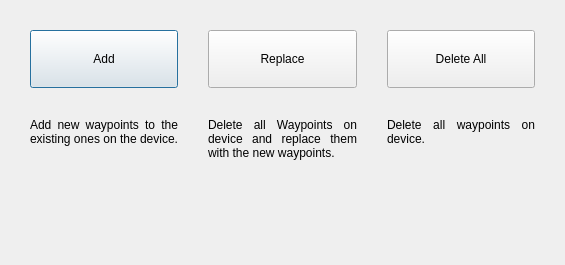
<?xml version="1.0" encoding="UTF-8"?>
<ui version="4.0">
 <class>mode_select_dialog</class>
 <widget class="QDialog" name="mode_select_dialog">
  <property name="windowModality">
   <enum>Qt::WindowModality::ApplicationModal</enum>
  </property>
  <property name="geometry">
   <rect>
    <x>0</x>
    <y>0</y>
    <width>565</width>
    <height>265</height>
   </rect>
  </property>
  <property name="windowTitle">
   <string>Dialog</string>
  </property>
  <property name="styleSheet">
   <string notr="true"/>
  </property>
  <layout class="QGridLayout" name="gridLayout">
   <property name="sizeConstraint">
    <enum>QLayout::SizeConstraint::SetMaximumSize</enum>
   </property>
   <property name="leftMargin">
    <number>30</number>
   </property>
   <property name="topMargin">
    <number>30</number>
   </property>
   <property name="rightMargin">
    <number>30</number>
   </property>
   <property name="bottomMargin">
    <number>30</number>
   </property>
   <property name="spacing">
    <number>30</number>
   </property>
   <item row="1" column="2">
    <widget class="QLabel" name="mode_delete_all_lbl">
     <property name="sizePolicy">
      <sizepolicy hsizetype="Expanding" vsizetype="MinimumExpanding">
       <horstretch>1</horstretch>
       <verstretch>2</verstretch>
      </sizepolicy>
     </property>
     <property name="text">
      <string>Delete all waypoints on device.</string>
     </property>
     <property name="alignment">
      <set>Qt::AlignmentFlag::AlignJustify|Qt::AlignmentFlag::AlignTop</set>
     </property>
     <property name="wordWrap">
      <bool>true</bool>
     </property>
    </widget>
   </item>
   <item row="1" column="1">
    <widget class="QLabel" name="mode_replace_lbl">
     <property name="sizePolicy">
      <sizepolicy hsizetype="Expanding" vsizetype="MinimumExpanding">
       <horstretch>1</horstretch>
       <verstretch>2</verstretch>
      </sizepolicy>
     </property>
     <property name="text">
      <string>Delete all Waypoints on device and replace them with the new waypoints.</string>
     </property>
     <property name="alignment">
      <set>Qt::AlignmentFlag::AlignJustify|Qt::AlignmentFlag::AlignTop</set>
     </property>
     <property name="wordWrap">
      <bool>true</bool>
     </property>
    </widget>
   </item>
   <item row="1" column="0">
    <widget class="QLabel" name="mode_add_lbl">
     <property name="sizePolicy">
      <sizepolicy hsizetype="Expanding" vsizetype="MinimumExpanding">
       <horstretch>1</horstretch>
       <verstretch>2</verstretch>
      </sizepolicy>
     </property>
     <property name="text">
      <string>Add new waypoints to the existing ones on the device.</string>
     </property>
     <property name="alignment">
      <set>Qt::AlignmentFlag::AlignJustify|Qt::AlignmentFlag::AlignTop</set>
     </property>
     <property name="wordWrap">
      <bool>true</bool>
     </property>
    </widget>
   </item>
   <item row="0" column="0">
    <widget class="QPushButton" name="mode_add_btn">
     <property name="sizePolicy">
      <sizepolicy hsizetype="Expanding" vsizetype="MinimumExpanding">
       <horstretch>0</horstretch>
       <verstretch>1</verstretch>
      </sizepolicy>
     </property>
     <property name="text">
      <string>Add</string>
     </property>
     <property name="iconSize">
      <size>
       <width>64</width>
       <height>64</height>
      </size>
     </property>
    </widget>
   </item>
   <item row="0" column="1">
    <widget class="QPushButton" name="mode_replace_btn">
     <property name="sizePolicy">
      <sizepolicy hsizetype="Expanding" vsizetype="MinimumExpanding">
       <horstretch>0</horstretch>
       <verstretch>1</verstretch>
      </sizepolicy>
     </property>
     <property name="text">
      <string>Replace</string>
     </property>
     <property name="iconSize">
      <size>
       <width>64</width>
       <height>64</height>
      </size>
     </property>
    </widget>
   </item>
   <item row="0" column="2">
    <widget class="QPushButton" name="mode_delete_all_btn">
     <property name="sizePolicy">
      <sizepolicy hsizetype="Expanding" vsizetype="MinimumExpanding">
       <horstretch>0</horstretch>
       <verstretch>1</verstretch>
      </sizepolicy>
     </property>
     <property name="text">
      <string>Delete All</string>
     </property>
     <property name="iconSize">
      <size>
       <width>64</width>
       <height>64</height>
      </size>
     </property>
    </widget>
   </item>
  </layout>
 </widget>
 <resources>
  <include location="../../../resources/base/resources.qrc"/>
 </resources>
 <connections/>
</ui>
